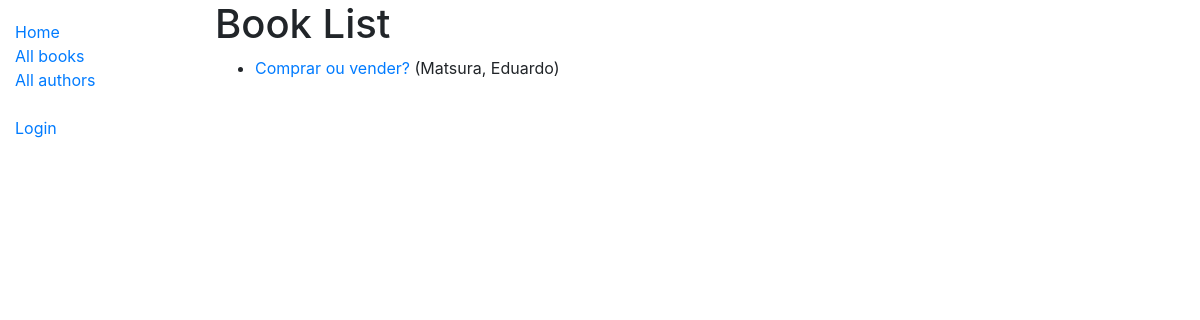
Page /catalog/books/ on the earlier database version.
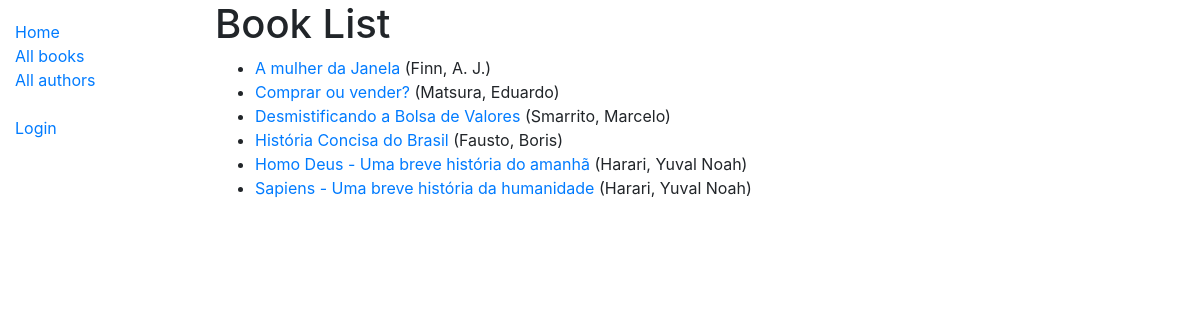
Same page on the later database version.
### catalog/models.py (models this page shows, shortened)
class Book(models.Model):
    title = models.CharField(max_length=200)
    author = models.ForeignKey('Author', on_delete=models.SET_NULL, null=True)
    summary = models.TextField(max_length=1000, help_text='Digite uma breve descrição do livro')
    isbn = models.CharField('ISBN', max_length=13, help_text='13 Caracteres <a href="https://www.isbn-international'
                                                             '.org/content/what-isbn">Número ISBN</a>')
    genre = models.ManyToManyField(Genre, help_text='Selecione um genero para este livro')
    language = models.ForeignKey('Language', on_delete=models.SET_NULL, null=True)
    class Meta:
        ordering = ['title', 'author']
    def display_genre(self):
        """Cria uma string para o gênero. Requerido para aparecer em Admin"""
        return ', '.join([genre.name for genre in self.genre.all()[:3]])
    display_genre.short_description = 'Genre'
    def get_absolute_url(self):
        return reverse('book-detail', args=[str(self.id)])

class Author(models.Model):
    first_name = models.CharField(max_length=100)
    last_name = models.CharField(max_length=100)
    date_of_birth = models.DateField(null=True, blank=True)
    date_of_death = models.DateField('died', null=True, blank=True)
    class Meta:
        ordering = ['last_name', 'first_name']
    def __str__(self):
        return f'{self.last_name}, {self.first_name}'

### catalog/views.py (the view)
# urls.py: path('books/', views.BookListView.as_view(), name='books'),
class BookListView(generic.ListView):
    model = Book
    paginate_by = 10
    """
    context_object_name = 'my_book_list'  # Seu nome para a lista como template variável
    queryset = Book.objects.filter(title__icontains='história')[:5]  # obter 5 livros contendo no título história
    template_name = 'books/my_arbitrary_name_list.html'  # Especifique o nome/localização do seu template
    """

### catalog/templates/catalog/book_list.html
{% extends "base_generic.html" %}
{% block content %}
  <h1>Book List</h1>
  {% if book_list %}
  <ul>
    {% for book in book_list %}
      <li>
        <a href="{{ book.get_absolute_url }}">{{ book.title }}</a> ({{book.author}})
      </li>
    {% endfor %}
  </ul>
  {% else %}
    <p>There are no books in the library.</p>
  {% endif %}
{% endblock %}

Differences in the rows shown:
added Book: title "A mulher da Janela", author "Finn, A. J."
added Book: title "Desmistificando a Bolsa de Valores", author "Smarrito, Marcelo"
added Book: title "História Concisa do Brasil", author "Fausto, Boris"
added Book: title "Homo Deus - Uma breve história do amanhã", author "Harari, Yuval Noah"
added Book: title "Sapiens - Uma breve história da humanidade", author "Harari, Yuval Noah"
